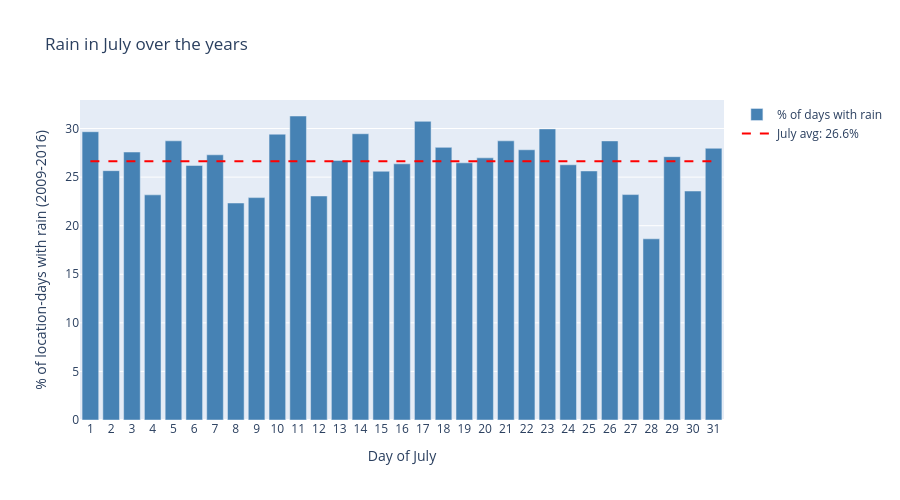

Write notebook code for a chart like this one.
### Code cell
daily_clim = july_data.groupby('day')['RainToday'].agg(['mean','count'])
daily_clim['pct'] = daily_clim['mean']*100
avg_pct = daily_clim['pct'].mean()

fig1 = go.Figure()

fig1.add_trace(go.Bar(
    x=daily_clim.index,
    y=daily_clim['pct'],
    name='% of days with rain',
    marker_color='steelblue'
))

fig1.add_trace(go.Scatter(
    x=daily_clim.index,
    y=[avg_pct]*len(daily_clim.index),
    mode='lines',
    line=dict(color='red', dash='dash'),
    name=f"July avg: {avg_pct:.1f}%"
))

fig1.update_layout(
    title='Rain in July over the years',
    xaxis_title='Day of July',
    yaxis_title='% of location-days with rain (2009-2016)',
    xaxis=dict(tickmode='linear', tick0=1, dtick=1),
    height=500
)

fig1.show()

### Figure 1 — Plotly figure (JSON) as saved in the notebook; plotly's stock layout.template omitted (floating-point values rounded to 4 significant figures)
{"data": [{"marker": {"color": "steelblue"}, "name": "% of days with rain", "type": "bar", "x": [1, 2, 3, 4, 5, 6, 7, 8, 9, 10, 11, 12, 13, 14, 15, 16, 17, 18, 19, 20, 21, 22, 23, 24, 25, 26, 27, 28, 29, 30, 31], "y": [29.67, 25.66, 27.58, 23.17, 28.74, 26.2, 27.3, 22.34, 22.89, 29.42, 31.29, 23.06, 26.72, 29.46, 25.6, 26.37, 30.74, 28.06, 26.47, 26.98, 28.73, 27.81, 29.96, 26.27, 25.63, 28.73, 23.2, 18.65, 27.1, 23.57, 27.97]}, {"line": {"color": "red", "dash": "dash"}, "mode": "lines", "name": "July avg: 26.6%", "type": "scatter", "x": [1, 2, 3, 4, 5, 6, 7, 8, 9, 10, 11, 12, 13, 14, 15, 16, 17, 18, 19, 20, 21, 22, 23, 24, 25, 26, 27, 28, 29, 30, 31], "y": [26.62, 26.62, 26.62, 26.62, 26.62, 26.62, 26.62, 26.62, 26.62, 26.62, 26.62, 26.62, 26.62, 26.62, 26.62, 26.62, 26.62, 26.62, 26.62, 26.62, 26.62, 26.62, 26.62, 26.62, 26.62, 26.62, 26.62, 26.62, 26.62, 26.62, 26.62]}], "layout": {"height": 500, "title": {"text": "Rain in July over the years"}, "xaxis": {"dtick": 1, "tick0": 1, "tickmode": "linear", "title": {"text": "Day of July"}}, "yaxis": {"title": {"text": "% of location-days with rain (2009-2016)"}}}}
